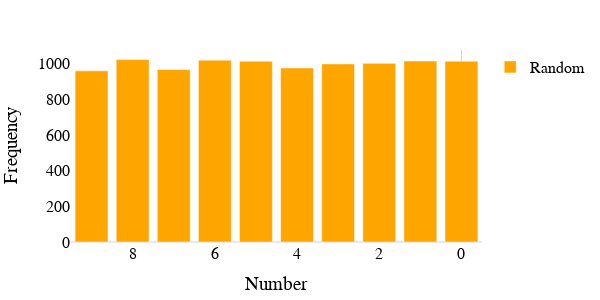

Here is the notebook cell this chart was saved with:
### Markdown cell above
You can also use a custom layout. For example, the following code specifies the width/height of the plot, sets axis labels, and makes the x-axis reversed:

### Code cell
layout = pl.layout(width=600, height=300, x_title="Number", y_title="Frequency", x_reversed=True)
pl.show(trace, layout)

### Figure 1 — Plotly figure (JSON) as saved in the notebook; plotly's stock layout.template omitted (floating-point values rounded to 4 significant figures)
{"data": [{"name": "Random", "opacity": 1, "showlegend": true, "type": "bar", "x": [0, 1, 2, 3, 4, 5, 6, 7, 8, 9], "y": [1015, 1016, 1003, 1000, 977, 1015, 1021, 968, 1024, 961]}], "layout": {"height": 300, "width": 600, "xaxis": {"autorange": "reversed", "title": {"text": "Number"}}, "yaxis": {"title": {"text": "Frequency"}}}}
